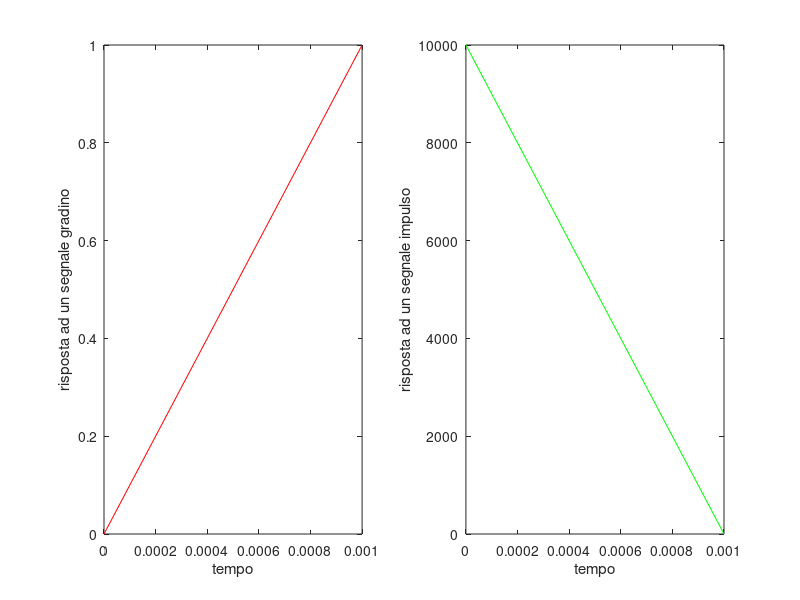

This chart was generated by the following MATLAB code:
% Modello di un circuito RC; le variabili sono proprio R e C.
clc; clear all


R = 0.1;
C = 0.001;

num = 1;
den = [R*C 1];

model = tf(num, den)
t = 0:0.001:0.001;
[y_r, t_r, x_r] = step(model,t);
[y_i, t_i, x_i] = impulse(model, t);

subplot(1,2,1)
plot(t_r, y_r, 'r')
ylabel("risposta ad un segnale gradino");
xlabel("tempo");

subplot(1,2,2)
plot(t_i, y_i, 'g')
ylabel("risposta ad un segnale impulso");
xlabel("tempo");
